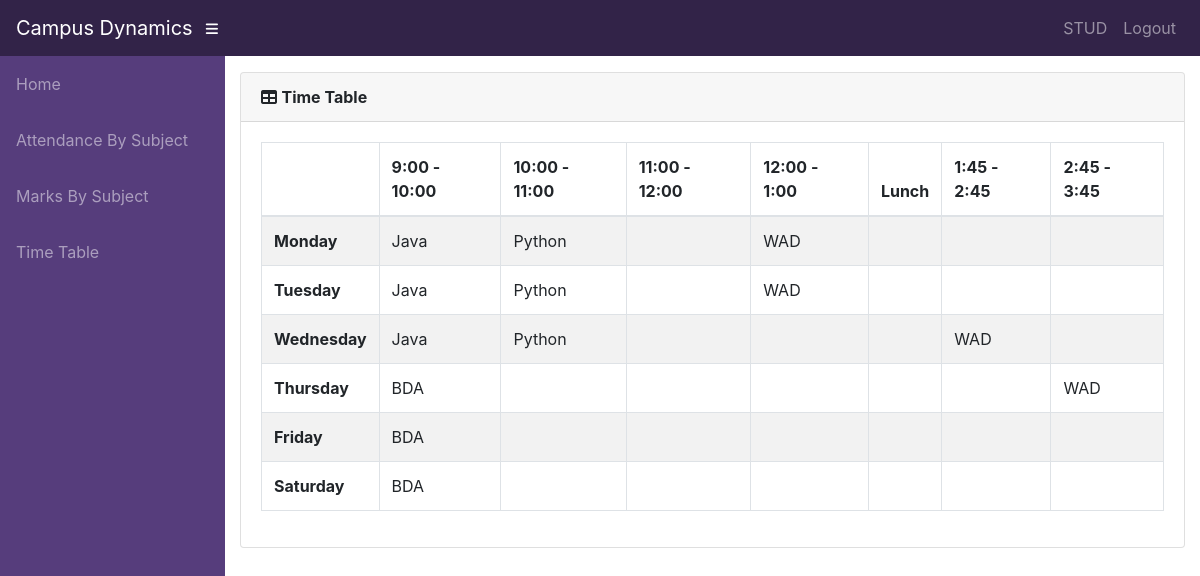
Page /home/student/IT4B/timetable/ (signed in) on the committed database.
### info/models.py (models this page shows, shortened)
class User(AbstractUser):
    @property
    def is_student(self):
        if hasattr(self, 'student'):
            return True
        return False

class Student(models.Model):
    user = models.OneToOneField(User, on_delete=models.CASCADE, null=True)
    class_id = models.ForeignKey(Class, on_delete=models.CASCADE, default=1)
    USN = models.CharField(primary_key='True', max_length=100)
    name = models.CharField(max_length=200)
    sex = models.CharField(max_length=50, choices=sex_choice, default='Male')
    DOB = models.DateField(default='1998-01-01')

class Course(models.Model):
    dept = models.ForeignKey(Dept, on_delete=models.CASCADE)
    id = models.CharField(primary_key='True', max_length=50)
    name = models.CharField(max_length=50)
    shortname = models.CharField(max_length=50, default='X')

### info/views.py (the view)
# urls.py: path('student/<slug:class_id>/timetable/', views.timetable, name='timetable'),
@login_required()
def timetable(request, class_id):
    asst = AssignTime.objects.filter(assign__class_id=class_id)
    matrix = [['' for i in range(8)] for j in range(6)]
    for i, d in enumerate(DAYS_OF_WEEK):
        t = 0
        for j in range(8):
            if j == 0:
                matrix[i][0] = d[0]
                continue
            if j == 5:
                continue
            try:
                a = asst.get(period=time_slots[t][0], day=d[0])
                matrix[i][j] = a.assign.course.shortname
            except AssignTime.DoesNotExist:
                pass
            t += 1
    context = {'matrix': matrix}
    return render(request, 'info/timetable.html', context)

### info/templates/info/timetable.html
{% extends 'info/base.html' %}
    {% block content %}
    <div class="card mb-3">
        <div class="card-header">
          <i class="fas fa-table"></i>
          <b>Time Table</b>
        </div>
        <div class="card-body">
            <div class="table-responsive">
                <div id="no-more-tables">
                    <table class="col-sm-12 table table-bordered table-striped table-condensed cf">
                        <thead class="cf">
                            <tr>
                                <th>      </th>
                                <th>9:00 - 10:00</th>
                                <th>10:00 - 11:00</th>
                                <th>11:00 - 12:00</th>
                                <th>12:00 - 1:00</th>
                                <th>Lunch</th>
                                <th>1:45 - 2:45</th>
                                <th>2:45 - 3:45</th>
                            </tr>
                        </thead>
                        <tbody>
                            {% for i in matrix %}
                            <tr>
                                {% for j in i %}
                                    {% if forloop.counter == 1 %}
                                    <td><b>{{ j }}</b></td>
                                    {% else %}
                                    <td>{{ j }}</td>
                                    {% endif %}
                                {% endfor %}
                            </tr>
                            {% endfor %}
                        </tbody>
                    </table>
                </div>
            </div>
        </div>
    </div>
    {% endblock %}

### info/templates/info/base.html (shortened to what this page needs)
<!DOCTYPE html>
<html lang="en">
  <head>
      {% load static %}
    <link href="{% static '/info/bootstrap/vendor/bootstrap/css/bootstrap.min.css' %}" rel="stylesheet">
    <link href="{% static '/info/bootstrap/vendor/fontawesome-free/css/all.min.css' %}" rel="stylesheet" type="text/css">
    <link href="{% static '/info/bootstrap/vendor/datatables/dataTables.bootstrap4.css' %}" rel="stylesheet">
    <link href="{% static '/info/bootstrap/css/sb-admin.css' %}" rel="stylesheet">
    <link href="{% static '/info/custom-css/style.css' %}" rel="stylesheet">
  </head>
  <body id="page-top">
    <nav class="navbar navbar-expand navbar-dark primary-color static-top">
      <a class="navbar-brand mr-1" href="{% url 'index' %}">Campus Dynamics</a>
      <button class="btn btn-link btn-sm text-white order-1 order-sm-0" id="sidebarToggle" href="#">
        <i class="fas fa-bars"></i>
      </button>
        <div class="collapse navbar-collapse" id="navbarResponsive">
          <ul class="navbar-nav ml-auto">
            <li class="nav-item">
                {% if request.user.is_student %}
                    <a class="nav-link text-capitalize">{{ request.user.student.name }}</a>
                {% elif request.user.is_teacher %}
                    <a class="nav-link text-capitalize">{{ request.user.teacher.name }}</a>
                {% endif %}
            </li>
            <li class="nav-item">
                <a class="nav-link" href="#" data-toggle="modal" data-target="#logoutModal">Logout</a>
            </li>
          </ul>
        </div>
    </nav>
    <div id="wrapper">
      <ul class="sidebar navbar-nav secondary-color">
            <li class="nav-item">
              <a class="nav-link" href="{% url 'index' %}">
                <span>Home</span>
              </a>
            </li>
        {% if request.user.is_student %}
            <li class="nav-item">
              <a class="nav-link" href="{% url 'attendance' request.user.student.USN %}">
                <span>Attendance By Subject</span>
              </a>
            </li>
            <li class="nav-item">
              <a class="nav-link" href="{% url 'marks_list' request.user.student.USN %}">
                <span>Marks By Subject</span>
              </a>
            </li>
              <li class="nav-item">
              <a class="nav-link" href="{% url 'timetable' request.user.student.class_id_id %}">
                <span>Time Table</span>
              </a>
            </li>
        {% endif %}
      </ul>
      <div id="content-wrapper">
        <div class="container-fluid">
            {% block content %}
            {% endblock %}
        </div>
      </div>
    </div>
  </body>
</html>

### info/static/info/custom-css/style.css (style rules this page uses)
.primary-color { background-color: #322348; }
.secondary-color { background-color: #563d7c; }
html { width: 100%; height: 100%; margin: 0px; padding: 0px; overflow-x: hidden; }

### rows in the picture
User: user.student.name "STUD"
Course: i "Java" "Java" "Java"
Course: i "Python" "Python" "Python"
Course: i "WAD" "WAD" "WAD" "WAD"
Course: i "BDA" "BDA" "BDA"

### other values in the picture
{{ j }} "Monday" "Tuesday" "Wednesday" "Thursday" "Friday" "Saturday"
